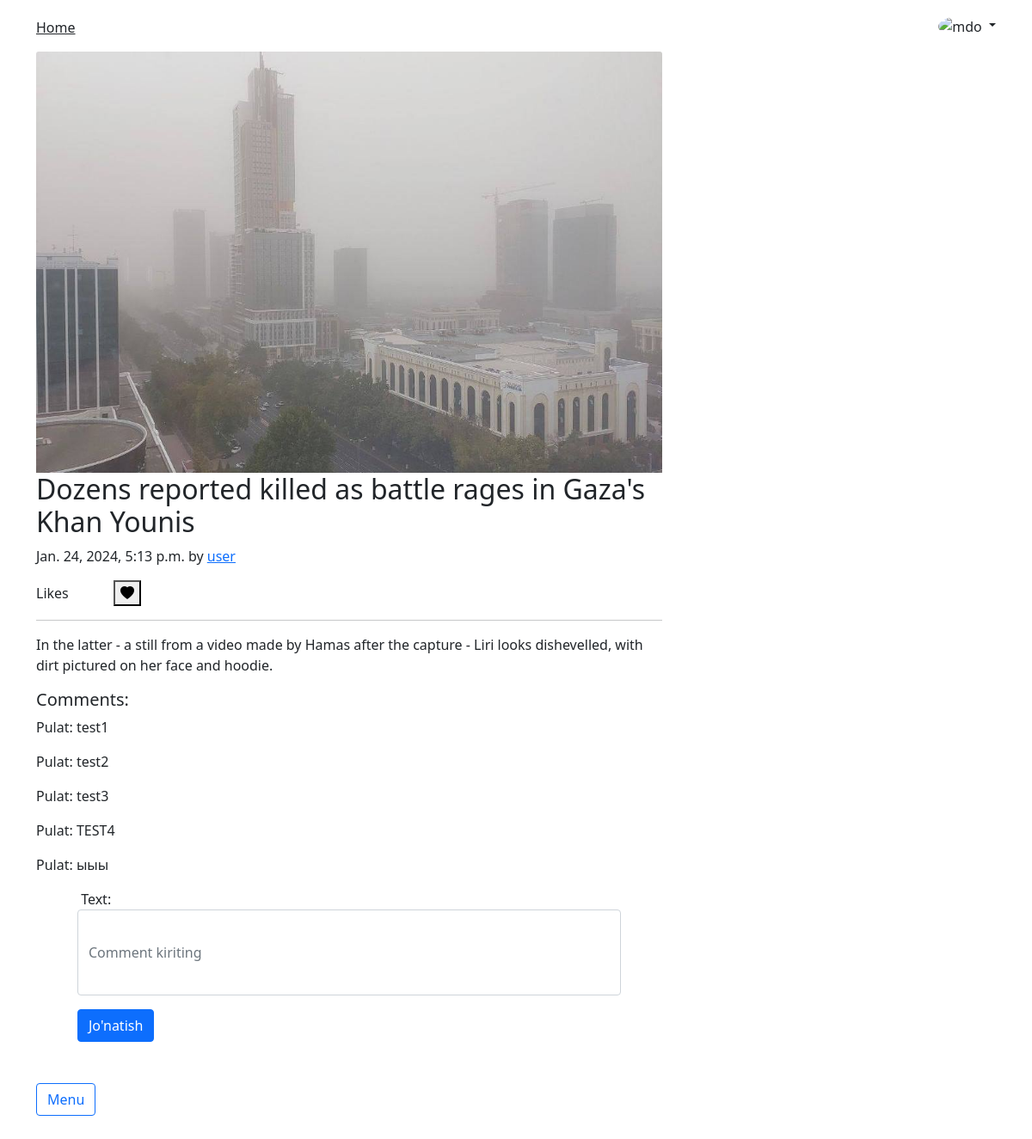
Screenshot of /2024/1/24/dozens-reported-killed-as-battle-rages-in-gazas-khan-younis/ (signed in) with the database file from the repository.
### blog/models.py (models this page shows, shortened)
class Post(models.Model):
    class Status(models.TextChoices):
        DRAFT = 'DF', 'Draft'
        PUBLISHED = 'PB', 'Published'
    title = models.CharField(max_length=250)
    slug = models.SlugField(max_length=250, unique_for_date="publish")
    img = models.ImageField(upload_to='images/', blank=True)
    author = models.ForeignKey(User,
                               on_delete=models.CASCADE,
                               related_name='blog_posts')
    body = models.TextField()
    likes = models.ManyToManyField(User, through='like', related_name='liked_post', blank=True)
    comments = models.ManyToManyField(User, through='Comment', related_name='commented_post', blank=True)
    publish = models.DateTimeField(default=timezone.now)
    created = models.DateTimeField(auto_now_add=True)
    updated = models.DateTimeField(auto_now=True)
    status = models.CharField(max_length=2,
                              choices=Status.choices,
                              default=Status.DRAFT)
    class Meta:
        ordering = ['-publish']
        indexes = [
            models.Index(fields=['-publish']),
        ]

class Comment(models.Model):
    post = models.ForeignKey(
        Post, on_delete=models.CASCADE)
    author = models.ForeignKey(
        User, on_delete=models.CASCADE)
    text = models.TextField()
    created = models.DateTimeField(auto_now_add=True)

### blog/views.py (the view)
def post_detail(request, year, month, day, slug):
    post = get_object_or_404(
        Post,
        status=Post.Status.PUBLISHED,
        slug=slug,
        publish__year=year,
        publish__month=month,
        publish__day=day,
    )
    comments = Comment.objects.filter(post=post)
    likes = Like.objects.filter(post=post)
    if request.method == 'POST':
        comment_form = CommentForm(data=request.POST)
        if comment_form.is_valid():
            new_comment = comment_form.save(commit=False)
            new_comment.post = post
            new_comment.author = request.user
            new_comment.save()
            return redirect('blog:post_detail', year=year, month=month, day=day, slug=slug)
    else:
        comment_form = CommentForm()
    data =  {
        'post': post,
        'comments': comments[:5],
        'comment_form': comment_form,
         }
    return render(request,'blog/post/detail.html', data)

### blog/forms.py
class CommentForm(forms.ModelForm):
    text = forms.CharField(max_length=255, required=True, widget=forms.TextInput(
        attrs={'class': 'form-control', 'placeholder': 'Comment kiriting', 'style': "height: 100px"}
    ))
    class Meta:
        model = Comment
        fields = ['text']

### templates/blog/post/detail.html (shortened to what this page needs)
{% extends "blog/base.html" %}
{% block content %}
<div class="row g-5">
    <div class="col-md-8">
      <article class="blog-post">
        {% if post.img %}
        <div>
            <img src="{{ post.img.url }}" class="card-img-top" alt="{{ post.title }}">
        </div>
        {% endif %}
        <h2 class="blog-post-title">{{ post.title }}</h2>
        <p class="blog-post-meta">{{ post.publish }} by <a href="#">{{ post.author }}</a></p>
        <p id="likes-count">
          {{ likes.count}} Likes
          {% if request.user.is_authenticated %}
         <button id="like-button" class="ms-5">
           <i class="bi bi-heart-fill"></i>
         </button>
       </p>
       {% endif %}
        <hr>
        <p>
          {{ post.body }}
        </p>
        {% if request.user.is_authenticated %}
        <h5>Comments:</h5>
        {% for comment in comments %}
        <p>
          {{ comment.author.first_name }}: {{ comment.text }}
        </p>
        {% endfor %}
        {% endif %}
      </article>
      {% if request.user.is_authenticated %}
      <div class="container">
        <form method="post" action="" >
          <div class="mb-3">
            {{ comment_form }}
          </div>
          <button type="submit" rows="3" class="btn btn-primary">Jo'natish</button>
        </form>
      </div>
      {% endif %}
      </div>
      <nav class="blog-pagination mb-5" aria-label="Paginiton">
        <a class="btn btn-outline-primary" href="{% url 'blog:post_list' %}">Menu</a>
      </nav>
  </div>
{% endblock %}

### rows the page displays
Post: img (picture), title "Dozens reported killed as battle rages in Gaza's Khan Younis", publish "Jan. 24, 2024, 5:13 p.m.", author "user", body "In the latter - a still from a video made by Hamas after the capture - Liri looks dishevelled, with dirt pictured on her face and hoodie."
Comment: author.first_name "Pulat", text "test1"
Comment: author.first_name "Pulat", text "test2"
Comment: author.first_name "Pulat", text "test3"
Comment: author.first_name "Pulat", text "TEST4"
Comment: author.first_name "Pulat", text "ыыы"
